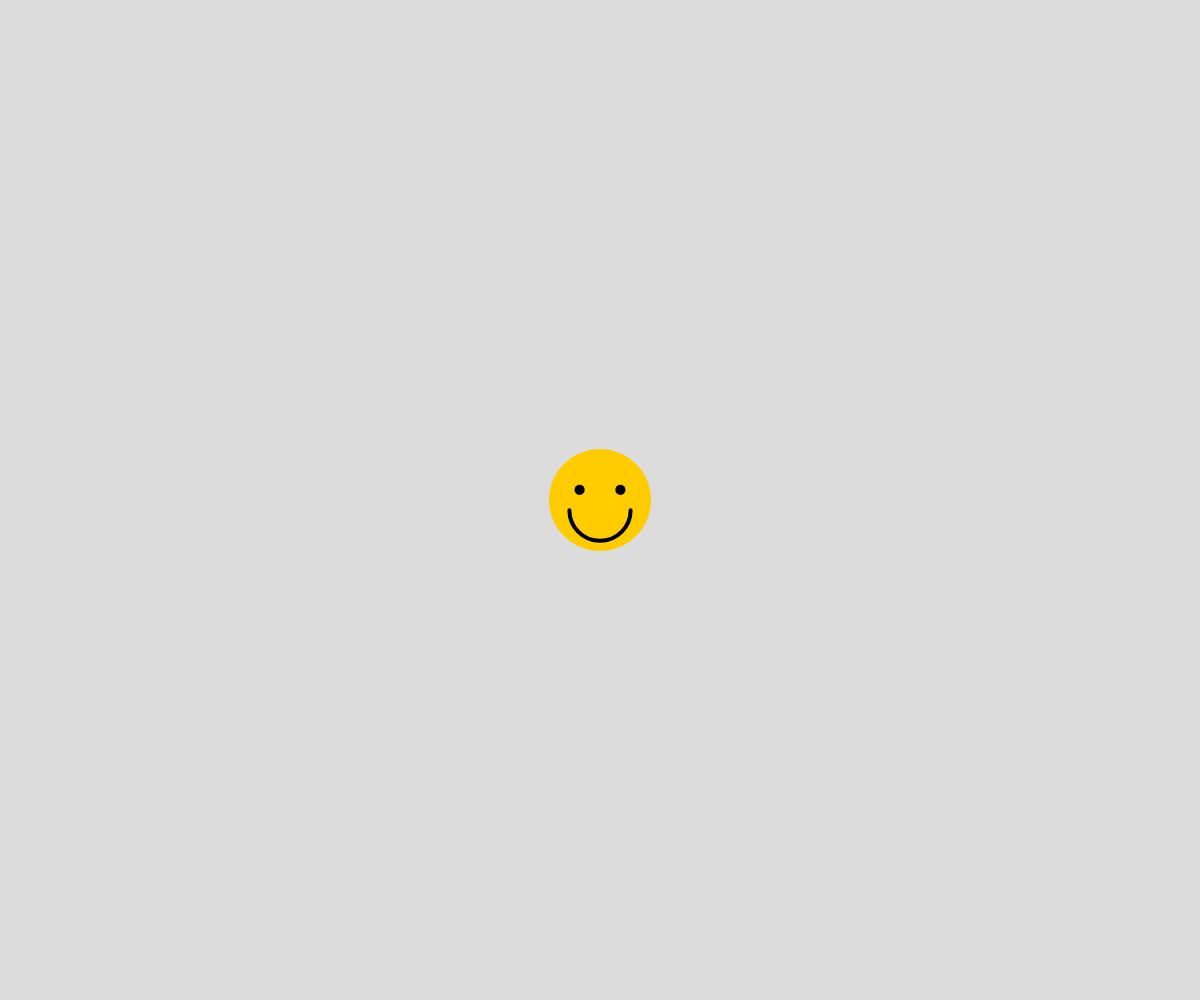
Frame 1 (no input)
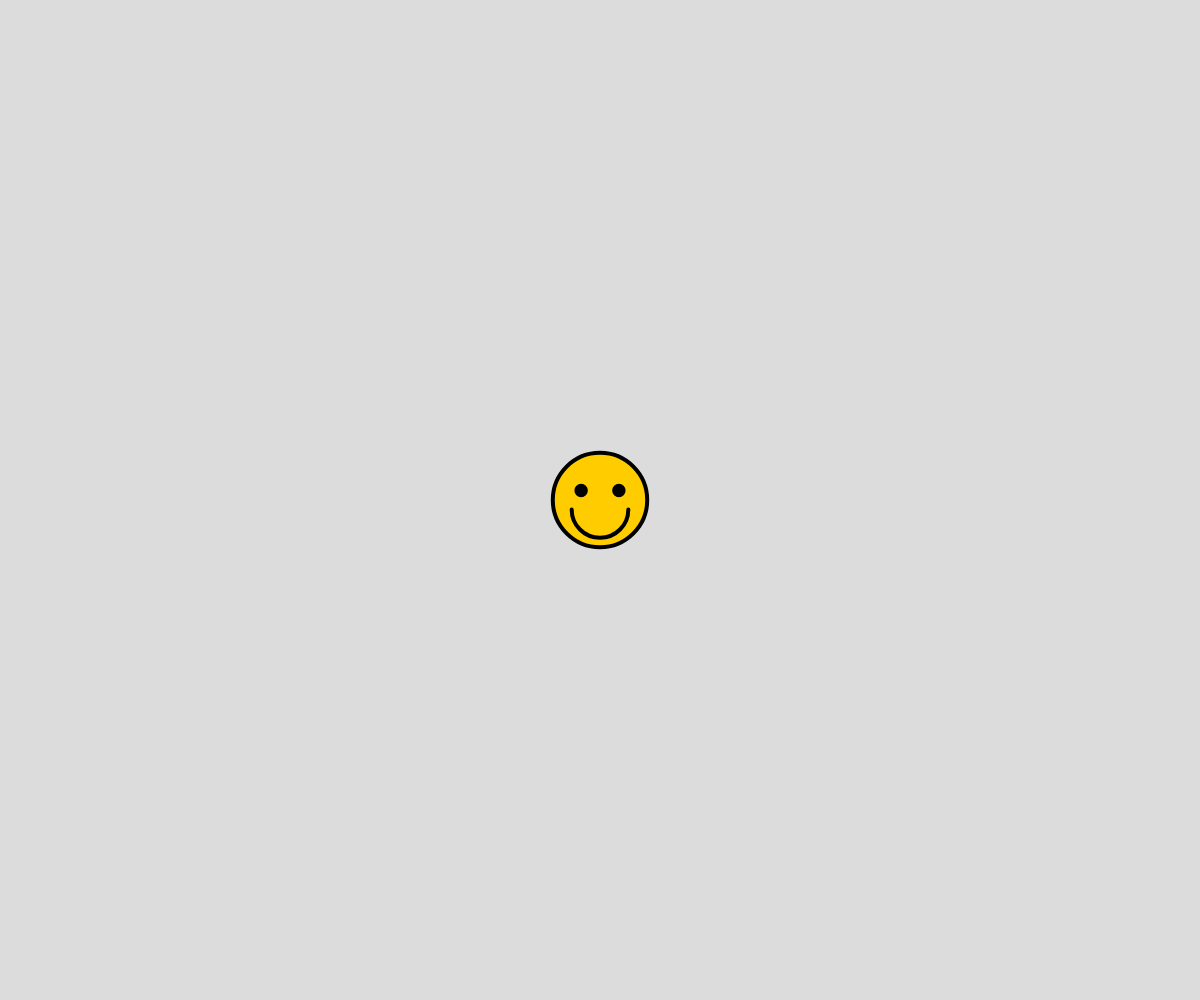
Frame 60 (no input)
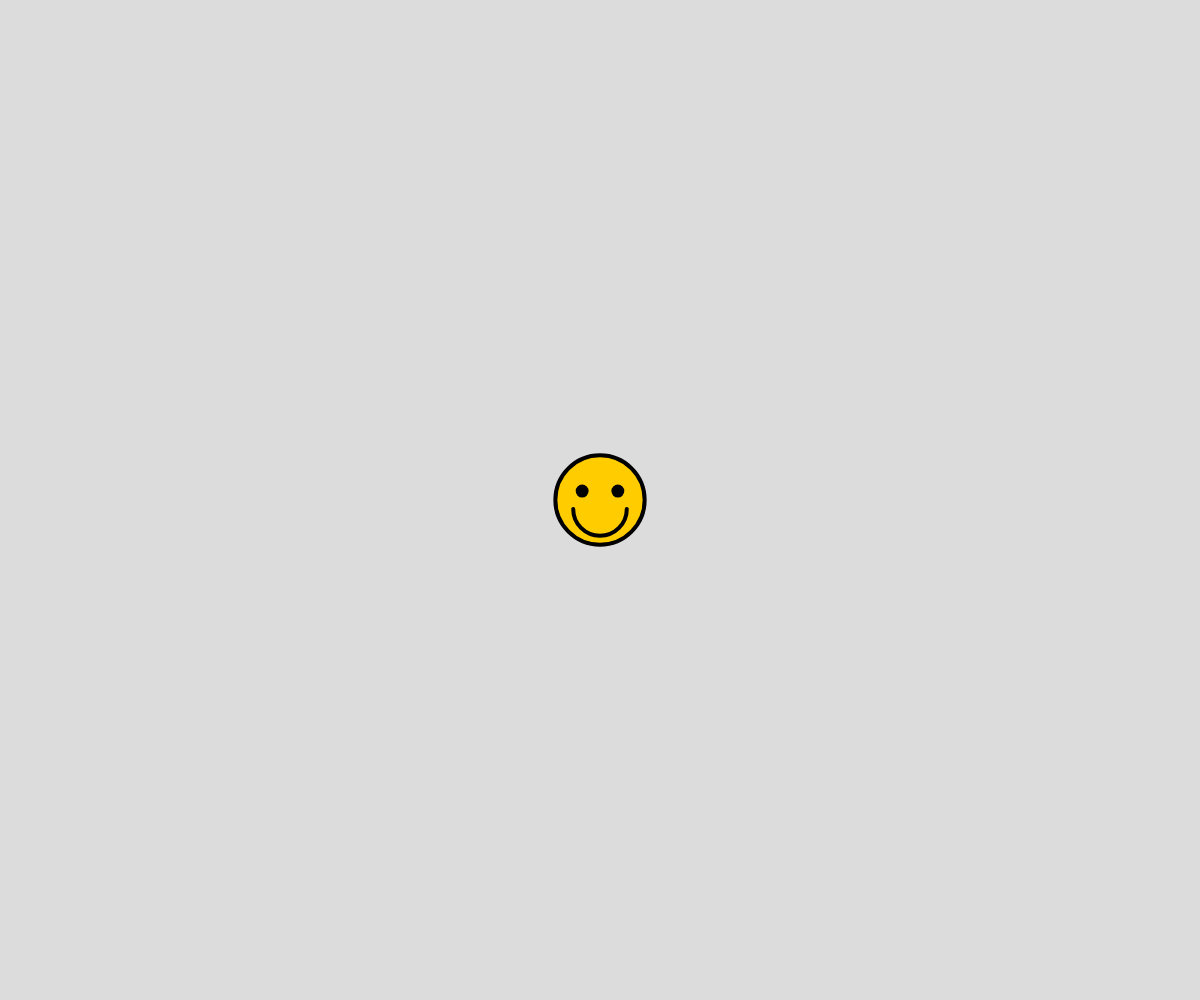
Frame 120 (the mouse pressed at the canvas centre since frame 60)

The p5.js sketch that drew these frames (run headless with seeded random() and noise() and a simulated clock; from frame 60 on, the mouse is pressed at the canvas centre):

// p5.js sketch
// ── sketch.js
function setup() {
  // Create a canvas that fills the entire window
  createCanvas(windowWidth, windowHeight);
  noStroke();
}

function draw() {
  // Set background color
  background(220);

  // Calculate size for pulsing effect
  const pulse = map(sin(frameCount * 0.1), -1, 1, 80, 120);
  
  // Draw the smiling emoji at the center of the canvas
  drawSmilingEmoji(width / 2, height / 2, pulse);
}

// Make a smiling emoji that is pulsing like a heartbeat
function drawSmilingEmoji(x, y, size) {
  // Face
  fill(255, 204, 0);
  ellipse(x, y, size); // face

  // Eyes
  fill(0);
  const eye = size * 0.1;
  ellipse(x - size * 0.2, y - size * 0.1, eye);
  ellipse(x + size * 0.2, y - size * 0.1, eye);

  // Smile
  noFill();
  stroke(0);
  strokeWeight(4);
  arc(x, y + size * 0.1, size * 0.6, size * 0.6, 0, PI); // smile
}

function windowResized() {
  resizeCanvas(windowWidth, windowHeight);
}
